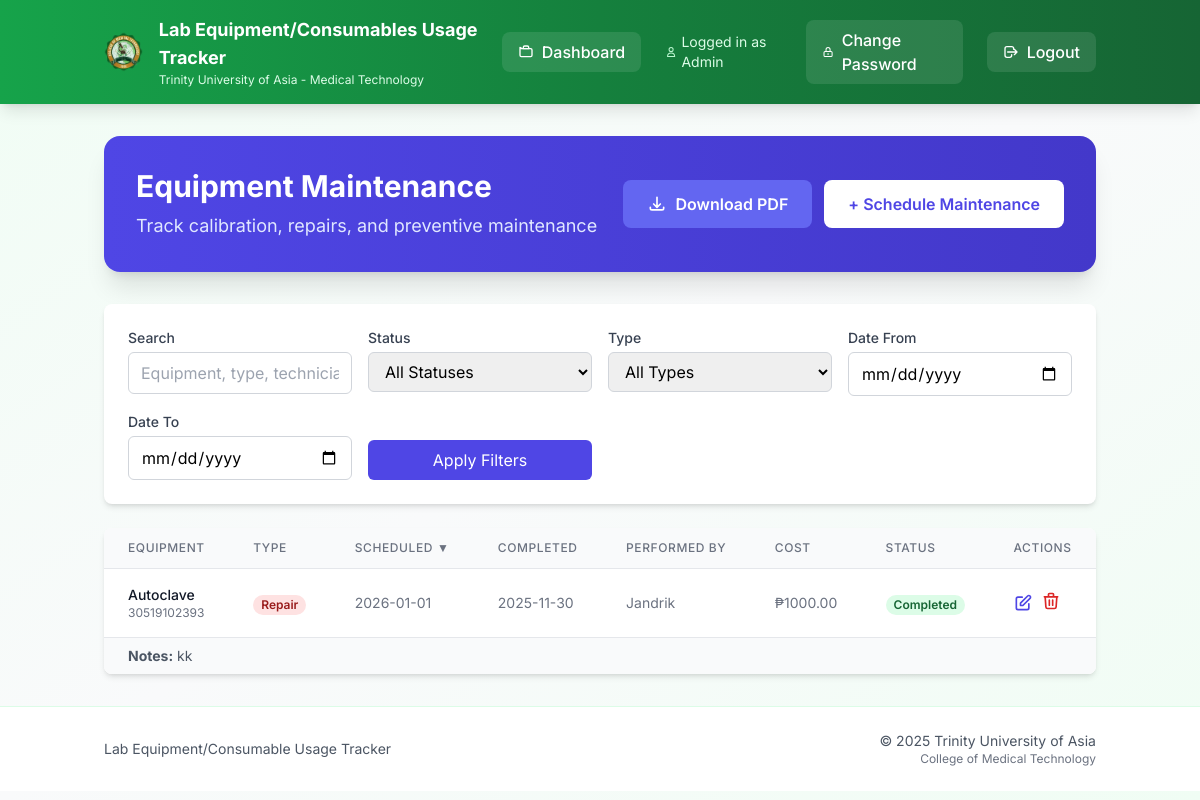
Before: /maintenance (signed in) with the older database file.
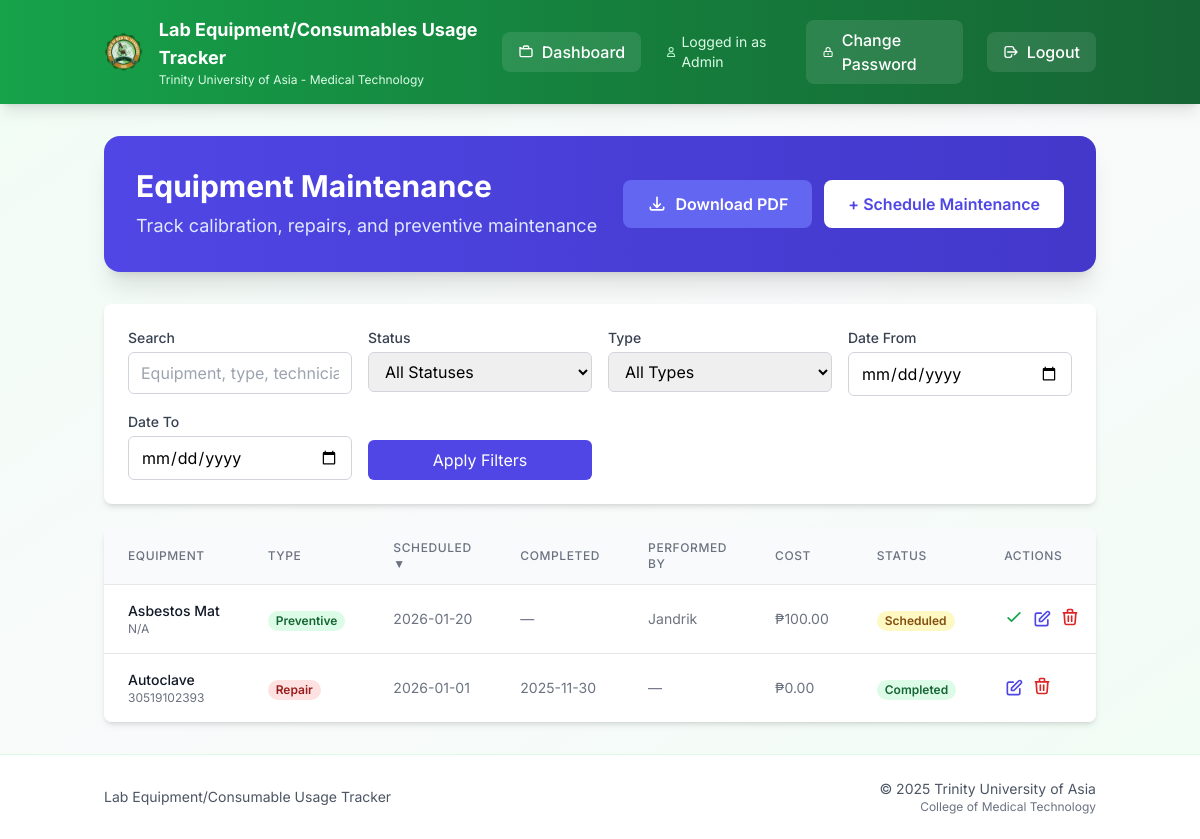
After: the same page with the newer database file.
### models.py (models this page shows)
class EquipmentMaintenance(db.Model):
    id = db.Column(db.Integer, primary_key=True)
    equipment_id = db.Column(db.Integer, db.ForeignKey('equipment.id'), nullable=False)
    maintenance_type = db.Column(db.String(50), nullable=False)  # 'calibration', 'repair', 'preventive', 'inspection'
    scheduled_date = db.Column(db.Date, nullable=False)
    completed_date = db.Column(db.Date, nullable=True)
    performed_by = db.Column(db.String(200), nullable=True)  # Technician/vendor name
    notes = db.Column(db.Text, nullable=True)
    cost = db.Column(db.Float, nullable=True, default=0.0)
    status = db.Column(db.String(20), nullable=False, default='scheduled')  # 'scheduled', 'completed', 'overdue'
    created_by = db.Column(db.Integer, db.ForeignKey('user.id'), nullable=False)
    created_at = db.Column(db.DateTime, default=db.func.current_timestamp())
    equipment = db.relationship('Equipment', backref='maintenance_records')
    creator = db.relationship('User', backref='maintenance_created')

class Equipment(db.Model):
    id = db.Column(db.Integer, primary_key=True)
    description = db.Column(db.String(200), nullable=False)
    qty = db.Column(db.Integer)
    date_purchased = db.Column(db.String(20))
    serial_number = db.Column(db.String(100))
    brand_name = db.Column(db.String(100))
    model = db.Column(db.String(100))
    remarks = db.Column(db.String(100))
    location = db.Column(db.String(200))
    barcode = db.Column(db.String(50), nullable=True)  # Barcode for quick scanning

### app.py (the view, shortened to what this page needs)
@app.route('/maintenance')
def maintenance():
    if session.get('role') not in ['admin', 'tech']:
        return redirect(url_for('dashboard'))
    from datetime import date
    q = request.args.get('q', '').strip()
    sort = request.args.get('sort', 'scheduled_date')
    direction = request.args.get('dir', 'desc').lower()
    direction = 'desc' if direction == 'desc' else 'asc'
    status_filter = request.args.get('status', 'all')  # all, scheduled, completed, overdue
    type_filter = request.args.get('type', 'all')  # all, calibration, repair, preventive, inspection
    date_from = request.args.get('date_from', '').strip()
    date_to = request.args.get('date_to', '').strip()
    sortable_fields = {
        'equipment', 'maintenance_type', 'scheduled_date', 'completed_date',
        'performed_by', 'cost', 'status', 'created_at'
    }
    if sort not in sortable_fields:
        sort = 'scheduled_date'
    query = EquipmentMaintenance.query.outerjoin(Equipment)
    if status_filter != 'all':
        query = query.filter(EquipmentMaintenance.status == status_filter)
    if type_filter != 'all':
        query = query.filter(EquipmentMaintenance.maintenance_type == type_filter)
    if date_from:
        query = query.filter(EquipmentMaintenance.scheduled_date >= date_from)
    if date_to:
        query = query.filter(EquipmentMaintenance.scheduled_date <= date_to)
    if sort == 'equipment':
        sort_col = Equipment.description
    else:
        sort_col = getattr(EquipmentMaintenance, sort)
    query = query.order_by(sort_col.desc() if direction == 'desc' else sort_col.asc())
    records = query.all()
    today = date.today()
    for record in records:
        if record.status == 'scheduled' and record.scheduled_date < today:
            record.status = 'overdue'
    db.session.commit()
    return render_template('maintenance.html',
                         records=records,
                         q=q,
                         sort=sort,
                         dir=direction,
                         status_filter=status_filter,
                         type_filter=type_filter,
                         date_from=date_from,
                         date_to=date_to)

### templates/maintenance.html (shortened to what this page needs)
{% extends "base.html" %}
{% block content %}
<div class="bg-gradient-to-r from-indigo-600 to-indigo-700 rounded-2xl shadow-xl text-white p-8 mb-8">
  <div class="flex items-center justify-between flex-wrap gap-4">
    <div>
      <h1 class="text-3xl font-bold mb-2">Equipment Maintenance</h1>
      <p class="text-indigo-100 text-lg">Track calibration, repairs, and preventive maintenance</p>
    </div>
    <div class="flex items-center gap-3">
      <a href="{{ url_for('export_maintenance_pdf', q=q, status=status_filter, type=type_filter, date_from=date_from, date_to=date_to, sort=sort, dir=dir) }}"
        class="bg-indigo-500 text-white px-6 py-3 rounded-lg font-semibold hover:bg-indigo-400 transition flex items-center gap-2">
        <svg class="h-5 w-5" fill="none" stroke="currentColor" viewBox="0 0 24 24">
          <path stroke-linecap="round" stroke-linejoin="round" stroke-width="2"
            d="M4 16v1a2 2 0 002 2h12a2 2 0 002-2v-1m-4-4l-4 4m0 0l-4-4m4 4V4" />
        </svg>
        Download PDF
      </a>
      {% if session.role in ['admin', 'tech'] %}
      <a href="{{ url_for('add_maintenance') }}"
        class="bg-white text-indigo-600 px-6 py-3 rounded-lg font-semibold hover:bg-indigo-50 transition">
        + Schedule Maintenance
      </a>
      {% endif %}
    </div>
  </div>
</div>
<div class="bg-white rounded-lg shadow-md p-6 mb-6">
  <form method="GET" action="{{ url_for('maintenance') }}" class="grid grid-cols-1 md:grid-cols-4 gap-4">
    <div>
      <label class="block text-sm font-medium text-gray-700 mb-1">Search</label>
      <input type="text" name="q" value="{{ q }}" placeholder="Equipment, type, technician..."
        class="w-full px-3 py-2 border border-gray-300 rounded-md focus:ring-indigo-500 focus:border-indigo-500">
    </div>
    <div>
      <label class="block text-sm font-medium text-gray-700 mb-1">Status</label>
      <select name="status"
        class="w-full px-3 py-2 border border-gray-300 rounded-md focus:ring-indigo-500 focus:border-indigo-500">
        <option value="all" {% if status_filter=='all' %}selected{% endif %}>All Statuses</option>
      </select>
    </div>
    <div>
      <label class="block text-sm font-medium text-gray-700 mb-1">Type</label>
      <select name="type"
        class="w-full px-3 py-2 border border-gray-300 rounded-md focus:ring-indigo-500 focus:border-indigo-500">
        <option value="all" {% if type_filter=='all' %}selected{% endif %}>All Types</option>
      </select>
    </div>
    <div>
      <label class="block text-sm font-medium text-gray-700 mb-1">Date From</label>
      <input type="date" name="date_from" value="{{ date_from }}"
        class="w-full px-3 py-2 border border-gray-300 rounded-md focus:ring-indigo-500 focus:border-indigo-500">
    </div>
    <div>
      <label class="block text-sm font-medium text-gray-700 mb-1">Date To</label>
      <input type="date" name="date_to" value="{{ date_to }}"
        class="w-full px-3 py-2 border border-gray-300 rounded-md focus:ring-indigo-500 focus:border-indigo-500">
    </div>
    <div class="flex items-end">
      <button type="submit" class="w-full bg-indigo-600 text-white px-4 py-2 rounded-md hover:bg-indigo-700 transition">
        Apply Filters
      </button>
    </div>
  </form>
</div>
<div class="bg-white rounded-lg shadow-md overflow-hidden">
  <div class="overflow-x-auto">
    <table class="min-w-full divide-y divide-gray-200">
      <thead class="bg-gray-50">
        <tr>
          <th class="px-6 py-3 text-left text-xs font-medium text-gray-500 uppercase tracking-wider">
            <a href="?sort=equipment&dir={% if sort == 'equipment' and dir == 'asc' %}desc{% else %}asc{% endif %}&q={{ q }}&status={{ status_filter }}&type={{ type_filter }}&date_from={{ date_from }}&date_to={{ date_to }}"
              class="hover:text-gray-700">Equipment </a>
          </th>
          <th class="px-6 py-3 text-left text-xs font-medium text-gray-500 uppercase tracking-wider">
            <a href="?sort=maintenance_type&dir={% if sort == 'maintenance_type' and dir == 'asc' %}desc{% else %}asc{% endif %}&q={{ q }}&status={{ status_filter }}&type={{ type_filter }}&date_from={{ date_from }}&date_to={{ date_to }}"
              class="hover:text-gray-700">Type </a>
          </th>
          <th class="px-6 py-3 text-left text-xs font-medium text-gray-500 uppercase tracking-wider">
            <a href="?sort=scheduled_date&dir={% if sort == 'scheduled_date' and dir == 'asc' %}desc{% else %}asc{% endif %}&q={{ q }}&status={{ status_filter }}&type={{ type_filter }}&date_from={{ date_from }}&date_to={{ date_to }}"
              class="hover:text-gray-700">Scheduled {% if sort == 'scheduled_date' %}{{ '▲' if dir == 'asc' else '▼'
              }}{% endif %}</a>
          </th>
          <th class="px-6 py-3 text-left text-xs font-medium text-gray-500 uppercase tracking-wider">
            <a href="?sort=completed_date&dir={% if sort == 'completed_date' and dir == 'asc' %}desc{% else %}asc{% endif %}&q={{ q }}&status={{ status_filter }}&type={{ type_filter }}&date_from={{ date_from }}&date_to={{ date_to }}"
              class="hover:text-gray-700">Completed </a>
          </th>
          <th class="px-6 py-3 text-left text-xs font-medium text-gray-500 uppercase tracking-wider">
            <a href="?sort=performed_by&dir={% if sort == 'performed_by' and dir == 'asc' %}desc{% else %}asc{% endif %}&q={{ q }}&status={{ status_filter }}&type={{ type_filter }}&date_from={{ date_from }}&date_to={{ date_to }}"
              class="hover:text-gray-700">Performed By </a>
          </th>
          <th class="px-6 py-3 text-left text-xs font-medium text-gray-500 uppercase tracking-wider">
            <a href="?sort=cost&dir={% if sort == 'cost' and dir == 'asc' %}desc{% else %}asc{% endif %}&q={{ q }}&status={{ status_filter }}&type={{ type_filter }}&date_from={{ date_from }}&date_to={{ date_to }}"
              class="hover:text-gray-700">Cost {% if sort == 'cost' %}{{ '▲' if dir == 'asc' else '▼' }}{% endif %}</a>
          </th>
          <th class="px-6 py-3 text-left text-xs font-medium text-gray-500 uppercase tracking-wider">
            <a href="?sort=status&dir={% if sort == 'status' and dir == 'asc' %}desc{% else %}asc{% endif %}&q={{ q }}&status={{ status_filter }}&type={{ type_filter }}&date_from={{ date_from }}&date_to={{ date_to }}"
              class="hover:text-gray-700">Status </a>
          </th>
          <th class="px-6 py-3 text-left text-xs font-medium text-gray-500 uppercase tracking-wider">Actions</th>
        </tr>
      </thead>
      <tbody class="bg-white divide-y divide-gray-200">
        {% if records %}
        {% for record in records %}
        <tr class="hover:bg-gray-50">
          <td class="px-6 py-4 whitespace-nowrap">
            <div class="text-sm font-medium text-gray-900">{{ record.equipment.description if record.equipment else
              'N/A' }}</div>
            <div class="text-xs text-gray-500">{{ record.equipment.serial_number if record.equipment else '' }}</div>
          </td>
          <td class="px-6 py-4 whitespace-nowrap">
            <span class="px-2 inline-flex text-xs leading-5 font-semibold rounded-full
                {% if record.maintenance_type == 'calibration' %}bg-blue-100 text-blue-800
                {% elif record.maintenance_type == 'repair' %}bg-red-100 text-red-800
                {% elif record.maintenance_type == 'preventive' %}bg-green-100 text-green-800
                {% else %}bg-gray-100 text-gray-800{% endif %}">
              {{ record.maintenance_type|title }}
            </span>
          </td>
          <td class="px-6 py-4 whitespace-nowrap text-sm text-gray-500">
            {{ record.scheduled_date.strftime('%Y-%m-%d') }}
          </td>
          <td class="px-6 py-4 whitespace-nowrap text-sm text-gray-500">
            {{ record.completed_date.strftime('%Y-%m-%d') if record.completed_date else '—' }}
          </td>
          <td class="px-6 py-4 whitespace-nowrap text-sm text-gray-500">
            {{ record.performed_by if record.performed_by else '—' }}
          </td>
          <td class="px-6 py-4 whitespace-nowrap text-sm text-gray-500">
            ₱{{ "%.2f"|format(record.cost or 0.0) }}
          </td>
          <td class="px-6 py-4 whitespace-nowrap">
            <span class="px-2 inline-flex text-xs leading-5 font-semibold rounded-full
                {% if record.status == 'completed' %}bg-green-100 text-green-800
                {% elif record.status == 'overdue' %}bg-red-100 text-red-800
                {% else %}bg-yellow-100 text-yellow-800{% endif %}">
              {{ record.status|title }}
            </span>
          </td>
          <td class="px-6 py-4 whitespace-nowrap text-sm font-medium">
            <div class="flex items-center gap-2">
              {% if record.status != 'completed' and session.role in ['admin', 'tech'] %}
              <form method="POST" action="{{ url_for('complete_maintenance', id=record.id) }}" class="inline">
                <button type="submit" class="text-green-600 hover:text-green-900" title="Mark Complete">
                  <svg class="h-5 w-5" fill="none" stroke="currentColor" viewBox="0 0 24 24">
                    <path stroke-linecap="round" stroke-linejoin="round" stroke-width="2" d="M5 13l4 4L19 7" />
                  </svg>
                </button>
              </form>
              {% endif %}
              {% if session.role in ['admin', 'tech'] %}
              <a href="{{ url_for('edit_maintenance', id=record.id) }}" class="text-indigo-600 hover:text-indigo-900"
                title="Edit">
                <svg class="h-5 w-5" fill="none" stroke="currentColor" viewBox="0 0 24 24">
                  <path stroke-linecap="round" stroke-linejoin="round" stroke-width="2"
                    d="M11 5H6a2 2 0 00-2 2v11a2 2 0 002 2h11a2 2 0 002-2v-5m-1.414-9.414a2 2 0 112.828 2.828L11.828 15H9v-2.828l8.586-8.586z" />
                </svg>
              </a>
              <form method="POST" action="{{ url_for('delete_maintenance', id=record.id) }}" class="inline"
                onsubmit="return confirm('Delete this maintenance record?')">
                <button type="submit" class="text-red-600 hover:text-red-900" title="Delete">
                  <svg class="h-5 w-5" fill="none" stroke="currentColor" viewBox="0 0 24 24">
                    <path stroke-linecap="round" stroke-linejoin="round" stroke-width="2"
                      d="M19 7l-.867 12.142A2 2 0 0116.138 21H7.862a2 2 0 01-1.995-1.858L5 7m5 4v6m4-6v6m1-10V4a1 1 0 00-1-1h-4a1 1 0 00-1 1v3M4 7h16" />
                  </svg>
                </button>
              </form>
              {% endif %}
            </div>
          </td>
        </tr>
        {% if record.notes %}
        <tr class="bg-gray-50">
          <td colspan="8" class="px-6 py-2 text-sm text-gray-600">
            <strong>Notes:</strong> {{ record.notes }}
          </td>
        </tr>
        {% endif %}
        {% endfor %}
        {% endif %}
      </tbody>
    </table>
  </div>
</div>
{% endblock %}

Changed rows visible on the page:
added EquipmentMaintenance: equipment "Asbestos Mat", equipment "N/A", maintenance_type "Preventive", scheduled_date "2026-01-20", completed_date "—", performed_by "Jandrik", cost "100.00", status "Scheduled"
changed EquipmentMaintenance "Repair": performed_by "Jandrik" → "—"; cost "1000.00" → "0.00"; notes "kk" → (not shown)
